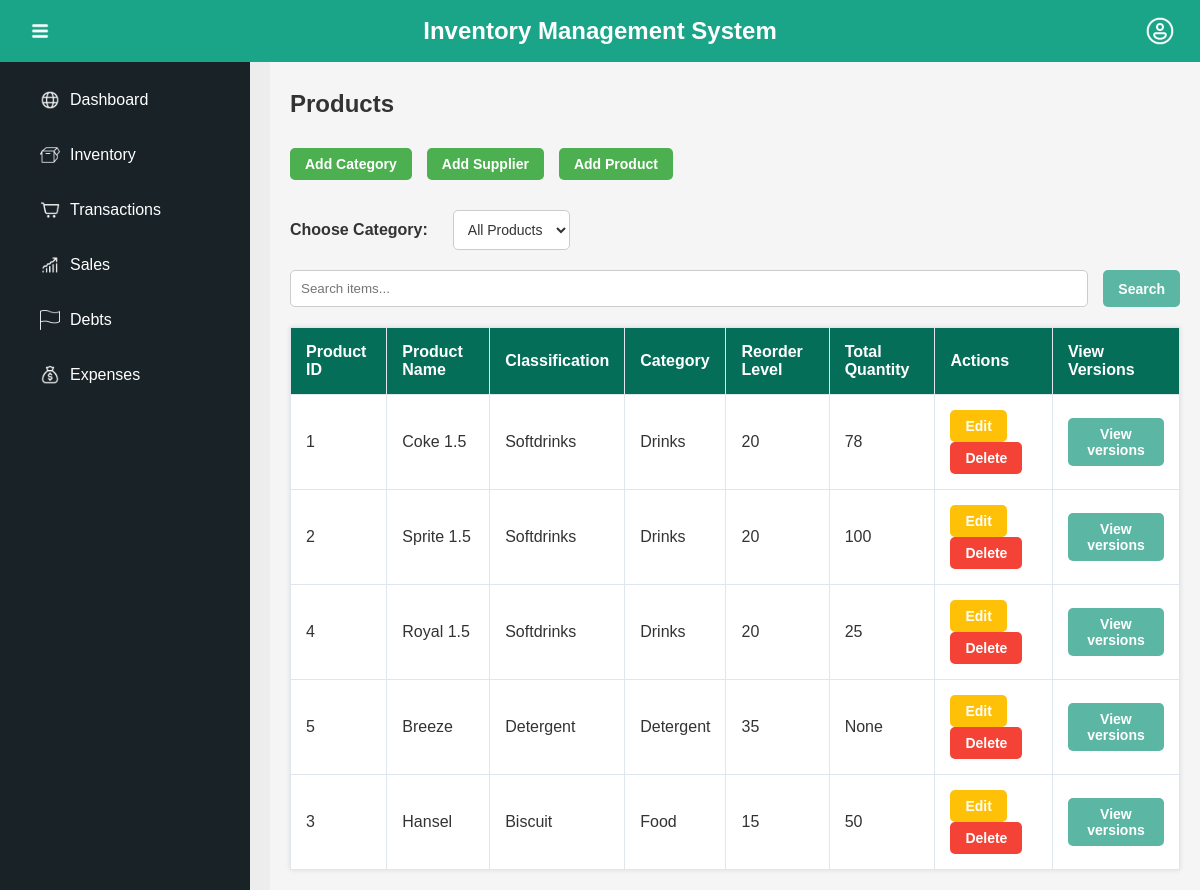
Screenshot of /inventory/ with the database file from the repository.
### ProductManagement_APP/models.py (models this page shows, shortened)
class Product(models.Model):
    product_id = models.AutoField(primary_key=True)
    product_name = models.CharField(max_length=255, unique=True)
    product_classification = models.CharField(max_length=100)
    reorder_level = models.IntegerField()
    category = models.ForeignKey(Category, on_delete=models.CASCADE)

class Category(models.Model):
    name = models.CharField(max_length=100, unique=True)

### ProductManagement_APP/views.py (the view)
# urls.py: path('', views.inventory_list, name='inventory_list'),
def inventory_list(request):
    categories = Category.objects.all()
    selected_category = request.GET.get('selected_category') # Get the selected category ID from the request
    search_query = request.GET.get('search', '').strip()  # Get search query from the request
    if selected_category:
        selected_category = int(selected_category) # Convert to integer
        products = Product.objects.filter(category__id=selected_category) # Filter products by selected category ID
    else:
        products = Product.objects.all() # Show all products if no category is selected
    if search_query:
        products = products.filter(
            Q(product_name__icontains=search_query) |
            Q(product_id__icontains=search_query) |
            Q(category__name__icontains=search_query)
        )
    products = products.annotate(annotated_total_quantity=Sum('versions__product_quantity'))
    return render(request, 'inventory/inventory_list.html', {
        'products': products,
        'categories': categories,
        'selected_category': selected_category, # Pass the selected category ID to the template
        'search_query': search_query, # Pass search query to template
    })

### ProductManagement_APP/templates/inventory/inventory_list.html (shortened to what this page needs)
{% extends 'MGSariSari_Inventory/base.html' %}
{% block content %}
<h2>Products</h2>
<div class="inventory-container">
    <div class="category-actions">
        <form action="{% url 'ProductManagement_APP:add_category' %}" method="get" style="display:inline;">
            <button type="submit" class="button add-category">Add Category</button>
        </form>
        <form action="{% url 'ProductManagement_APP:add_supplier' %}" method="get" style="display:inline;">
            <button type="submit" class="button add-supplier">Add Supplier</button>
        </form>
        <form action="{% url 'ProductManagement_APP:add_product' %}" method="get" style="display:inline;">
            <button type="submit" class="button add-product">Add Product</button>
        </form>
    </div>
    <div class="product-actions">
        <form method="get" action="{% url 'ProductManagement_APP:inventory_list' %}" style="display: flex; align-items: center; gap: 15px;">
            <label for="category_select">Choose Category:</label>
            <select id="category_select" name="selected_category" onchange="this.form.submit()">
                <option value="">All Products</option>
            </select>
        </form>
    </div>
    <form method="get" action="{% url 'ProductManagement_APP:inventory_list' %}" class="search-bar">
        <input type="text" name="search" placeholder="Search items..." value="{{ search_query }}">
        <button type="submit" class="button search-button">Search</button>
    </form>
    <table class="product-table">
        <thead>
            <tr>
                <th>Product ID</th>
                <th>Product Name</th>
                <th>Classification</th>
                <th>Category</th>
                <th>Reorder Level</th>
                <th>Total Quantity</th>
                <th>Actions</th>
                <th>View Versions</th>
            </tr>
        </thead>
        <tbody>
            {% for product in products %}
            <tr>
                <td>{{ product.product_id }}</td>
                <td>{{ product.product_name }}</td>
                <td>{{ product.product_classification }}</td>
                <td>{{ product.category.name }}</td>
                <td>{{ product.reorder_level }}</td>
                <td {% if product.annotated_total_quantity < product.reorder_level %} class="low-stock" {% endif %}>
                    {{ product.annotated_total_quantity }}
                </td>
                <td>
                    <form action="{% url 'ProductManagement_APP:edit_product' product.product_id %}" method="get" style="display:inline;">
                        <button type="submit" class="button edit-product">Edit</button>
                    </form>
                    <form action="{% url 'ProductManagement_APP:delete_product' product.product_id %}" method="get" style="display:inline;">
                        <button type="submit" class="button delete-product">Delete</button>
                    </form>
                </td>
                <td>
                    <form action="{% url 'ProductManagement_APP:product_versions' product.product_id %}" method="get" style="display:inline;">
                        <button type="submit" class="button product_versions"> View versions </button>
                    </form>
                </td>
            </tr>
            {% endfor %}
        </tbody>
    </table>
</div>
{% endblock %}

### MGSariSari_Inventory/static/css/dashboard.css (style rules this page uses)
* { margin: 0; padding: 0; box-sizing: border-box; font-family: Arial, sans-serif; }
body, html { height: 100%; width: 100%; overflow: hidden; }

### ProductManagement_APP/static/inventory/dashboard.css (style rules this page uses)
* { margin: 0; padding: 0; box-sizing: border-box; font-family: Arial, sans-serif; }
body, html { height: 100%; width: 100%; overflow: hidden; }

### ProductManagement_APP/static/inventory/inventory.css (style rules this page uses)
* { margin: 0; padding: 0; box-sizing: border-box; }
body { display: flex; font-family: 'Arial', sans-serif; color: #333; background-color: #f5f5f5; margin: 0; }
.inventory-container { max-width: 1200px; margin: 0 auto; margin-top: 30px; }
.category-actions, .product-actions, .search-bar { display: flex; gap: 15px; margin-bottom: 20px; }
.search-bar input[type="text"] { padding: 10px; border: 1px solid #ccc; border-radius: 5px; flex: 1; }
.button { padding: 8px 15px; border: none; border-radius: 5px; cursor: pointer; font-size: 14px; font-weight: bold; background-color: #5cb6a4; color: #FFF; transition: background-color 0.3s; }
label { font-weight: bold; color: #333; margin-right: 10px; }
#category_select { padding: 10px; border: 1px solid #ccc; border-radius: 5px; background-color: #fff; color: #333; font-size: 14px; transition: border-color 0.3s; }
.add-category,.add-supplier, .add-product { background-color: #4CAF50;; color: #FFF; }
.edit-category, .edit-product { background-color: #FFC107; color: #fff; }
.delete-category, .delete-product { background-color: #f44336; color: #fff; }
.product-table { width: 100%; border-collapse: collapse; margin-top: 20px; background-color: #fff; box-shadow: 0px 0px 5px rgba(0, 0, 0, 0.1); }
.product-table th, .product-table td { padding: 15px; border: 1px solid #e0e6ed; text-align: left; }
.product-table th { background-color: #056e59; font-weight: bold; color: #FFF; }
.add-supplier, .add-product { margin-bottom: 10px; }

### MGSariSari_Inventory/templates/MGSariSari_Inventory/base.html (style rules this page uses)
body { font-family: Arial, sans-serif; background-color: #f5f5f5; margin: 0; padding: 0; }

### rows the page displays
Product: product_id "1", product_name "Coke 1.5", product_classification "Softdrinks", category.name "Drinks", reorder_level "20", annotated_total_quantity "78"
Product: product_id "2", product_name "Sprite 1.5", product_classification "Softdrinks", category.name "Drinks", reorder_level "20", annotated_total_quantity "100"
Product: product_id "4", product_name "Royal 1.5", product_classification "Softdrinks", category.name "Drinks", reorder_level "20", annotated_total_quantity "25"
Product: product_id "5", product_name "Breeze", product_classification "Detergent", category.name "Detergent", reorder_level "35", annotated_total_quantity "None"
Product: product_id "3", product_name "Hansel", product_classification "Biscuit", category.name "Food", reorder_level "15", annotated_total_quantity "50"
